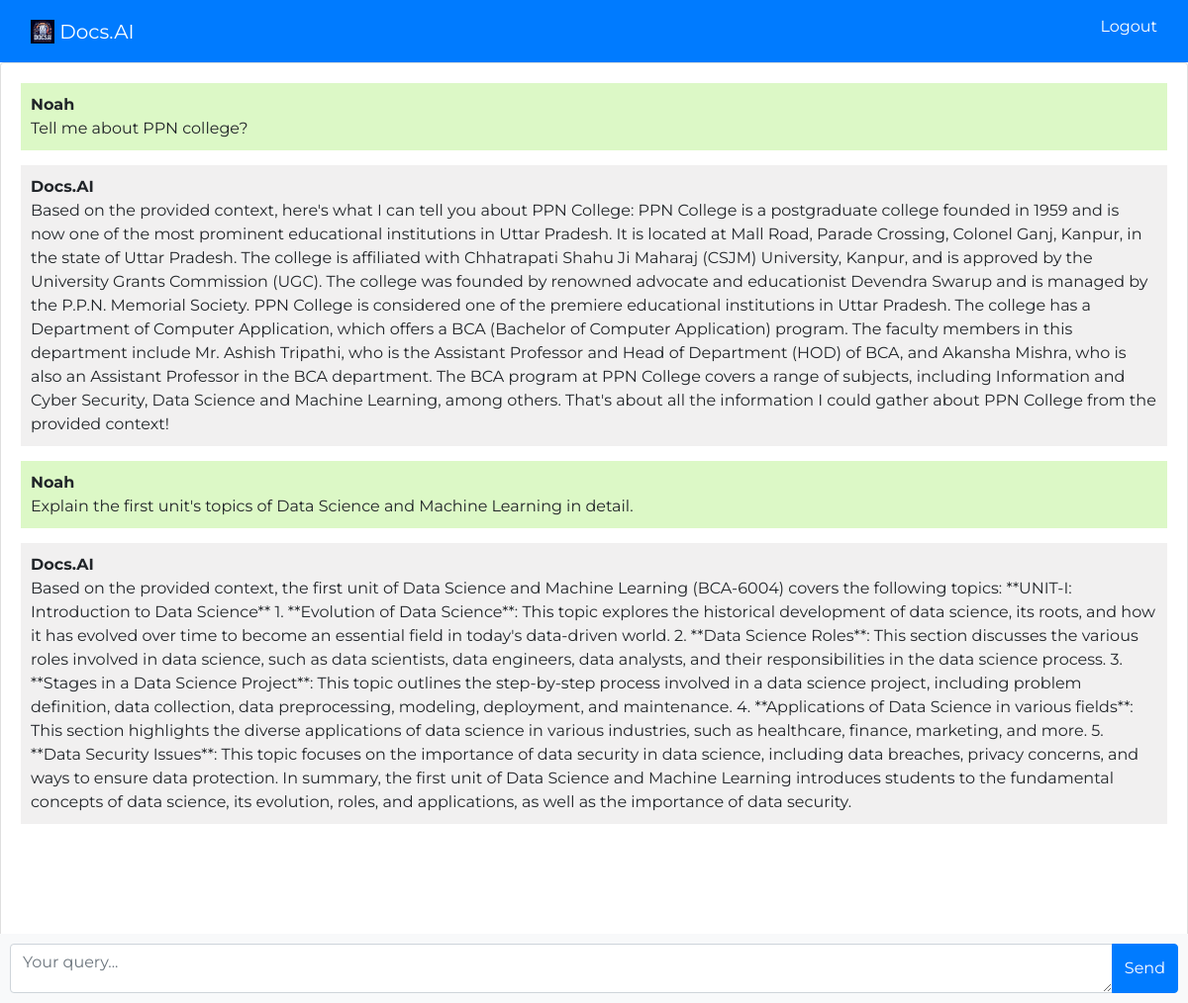
The app's page /chat (signed in) with its own data.
### docsai/models.py (models this page shows, shortened)
class Chat(models.Model):
    user = models.ForeignKey(User, on_delete=models.CASCADE)
    message = models.TextField()
    response = models.TextField()
    created_at = models.DateTimeField(auto_now_add=True)

### docsai/views.py (the view)
# urls.py: path('chat', views.rag, name='chat'),
def rag(request):
    if not request.user.is_authenticated:
        return redirect('login')
    chats = Chat.objects.filter(user=request.user)
    if request.method == 'POST':
        message = request.POST.get('message')
        response = query_api(message, history)
        chat = Chat(user=request.user, message=message, response=response, created_at=timezone.now())
        chat.save()
        return JsonResponse({'message': message, 'response': response})
    return render(request, 'docsai/chat.html', {'chats': chats})

### docsai/templates/docsai/chat.html (shortened to what this page needs)
{% extends 'docsai/layout.html' %}
{% load static %}
{% block head %}
<link rel="stylesheet" href="{% static 'docsai/chat.css' %}">
{% endblock %}
{% block body %}
<nav class="navbar sticky-top bg-primary">
  <div class="container-fluid">
    <a class="navbar-brand" href="#">
      <img src="{% static 'docsai/Docs.AI logo.jpg' %}" alt="Logo" width="auto" height="24" class="d-inline-block align-text-top">
      Docs.AI
    </a>
    {% if user.is_authenticated %}
      <a href="{% url 'logout' %}"><p>Logout</p></a>
    {% else %}
      <a href="{% url 'register' %}"><p>Register</p></a>
    {% endif %}
  </div>
</nav>
<div class="chat-container">
  <div class="card flex-grow-1">
    <div class="card-body messages-box">
      <ul class="list-unstyled messages-list">
        {% for chat in chats %}
        {% if chat.user == request.user %}
        <li class="message sent">
          <div class="message-text">
            <div class="message-sender">
              <b>{{ user.username }}</b>
            </div>
            <div class="message-content">
              {{chat.message}}
            </div>
          </div>
        </li>
        <li class="message received">
          <div class="message-text">
            <div class="message-sender">
              <b>Docs.AI</b>
            </div>
            <div class="message-content">
              {{chat.response}}
            </div>
          </div>
        </li>
        {% endif %}
        {% endfor %}
      </ul>
    </div>
    <br><br>
    <br><br>
    <br><br>
  </div>
  <form class="message-form">
    <div class="input-group">
      <textarea class="form-control message-input" placeholder="Your query..."></textarea>
      <div class="input-group-append">
        <button type="submit" class="btn btn-primary btn-send">Send</button>
      </div>
    </div>
  </form>
</div>
{% endblock %}

### docsai/static/docsai/chat.css (style rules this page uses)
body, html { height: 100%; font-family: "Montserrat", sans-serif !important; }
.messages-box { flex: 1; overflow-y: auto; }
.messages-list { padding-left: 0; }
.message { margin-bottom: 15px; list-style: none; }
.message-text { padding: 10px; border-radius: 5px; }
.sent { background-color: #dcf8c6; align-self: flex-end; }
.received { background-color: #f1f0f0; align-self: flex-start; }
.message-form { display: flex; position: fixed; bottom: 0; left: 0; right: 0; padding: 10px; background-color: #f8f9fa; }
.message-input { flex: 1; border-radius: 0; border-right: none; }
.btn-send { border-radius: 0; }
.chat-container { height: 100%; display: flex; flex-direction: column; }
p, a.navbar-brand, a.header-options { color: white !important; }
p { margin-top: 7px !important; }
textarea { height: 50px !important; }

### records on screen
Chat: message "Tell me about PPN college?", response "Based on the provided context, here's what I can tell you about PPN College: PPN College is a postgraduate college founded in 1959 and is now one of the most prominent educational institutions in Uttar Pradesh. It is located at Mall Road, Parade Crossing, Colonel Ganj, Kanpur, in the state of Uttar Pradesh. The college is affiliated with Chhatrapati Shahu Ji Maharaj (CSJM) University, Kanpur, and is approved by the University Grants Commission (UGC). The college was founded by renowned advocate and educationist Devendra Swarup and is managed by the P.P.N. Memorial Society. PPN College is considered one of the premiere educational institutions in Uttar Pradesh. The college has a Department…"
Chat: message "Explain the first unit's topics of Data Science and Machine Learning in detail.", response "Based on the provided context, the first unit of Data Science and Machine Learning (BCA-6004) covers the following topics: **UNIT-I: Introduction to Data Science** 1. **Evolution of Data Science**: This topic explores the historical development of data science, its roots, and how it has evolved over time to become an essential field in today's data-driven world. 2. **Data Science Roles**: This section discusses the various roles involved in data science, such as data scientists, data engineers, data analysts, and their responsibilities in the data science process. 3. **Stages in a Data Science Project**: This topic outlines the step-by-step process involved in a data science project,…"

### other values on screen
{{ user.username }} "Noah"
